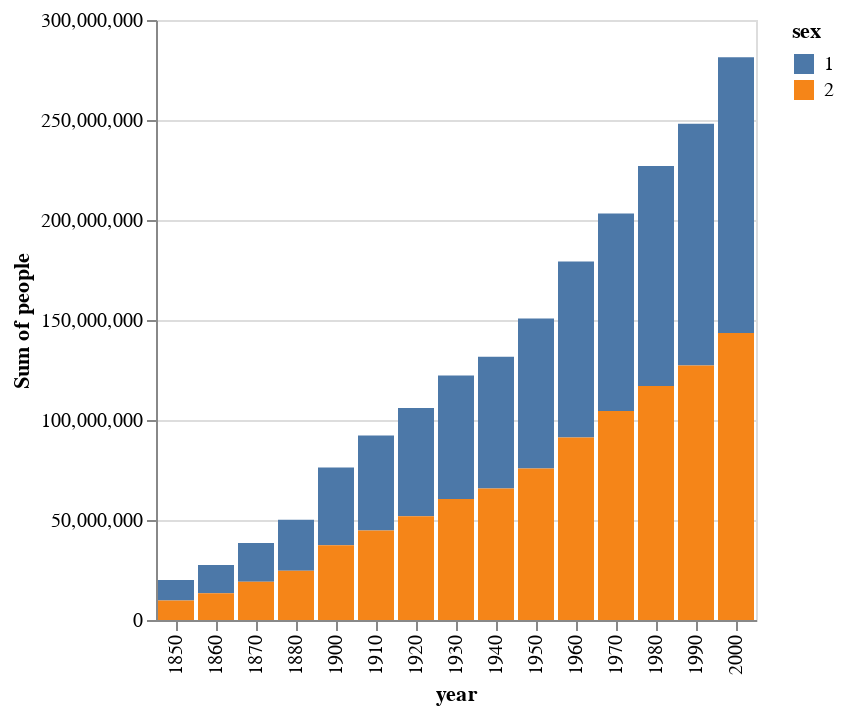

Notebook source saved alongside this figure:
### Code cell
alt.Chart(population).mark_bar().encode(
    x='year:O',
    y='sum(people):Q',
    color='sex:N'
)

### Figure 1 — Vega-Lite specification as saved in the notebook (floating-point values rounded to 4 significant figures; data arrays with more than 128 entries replaced by an {"elided": "..."} marker saying what was removed)
{"config": {"view": {"continuousWidth": 400, "continuousHeight": 300}}, "data": {"name": "data-45e35b5faa42c7034b347e8bcfc8b805"}, "mark": "bar", "encoding": {"color": {"field": "sex", "type": "nominal"}, "x": {"field": "year", "type": "ordinal"}, "y": {"aggregate": "sum", "field": "people", "type": "quantitative"}}, "$schema": "https://vega.github.io/schema/vega-lite/v4.17.0.json", "datasets": {"data-45e35b5faa42c7034b347e8bcfc8b805": {"elided": "570 records"}}}
